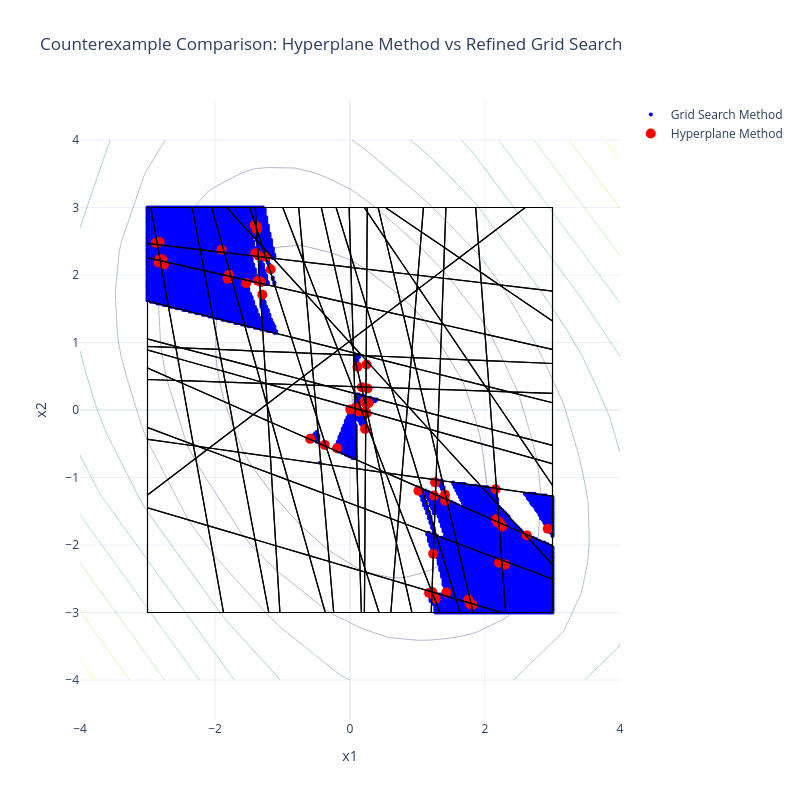

The notebook cell saved with this chart:
### Code cell
# plot the brute force approach vs hyperplanje method counterexmamples
make_CEX_plot_comp(
    x1_min,
    x1_max,
    x2_min,
    x2_max,
    duffing_nn,
    input_dim,
    hidden_layer_size,
    dynamics_list,
    counterexamples,
    polygons,
    vertex_dict,
)
